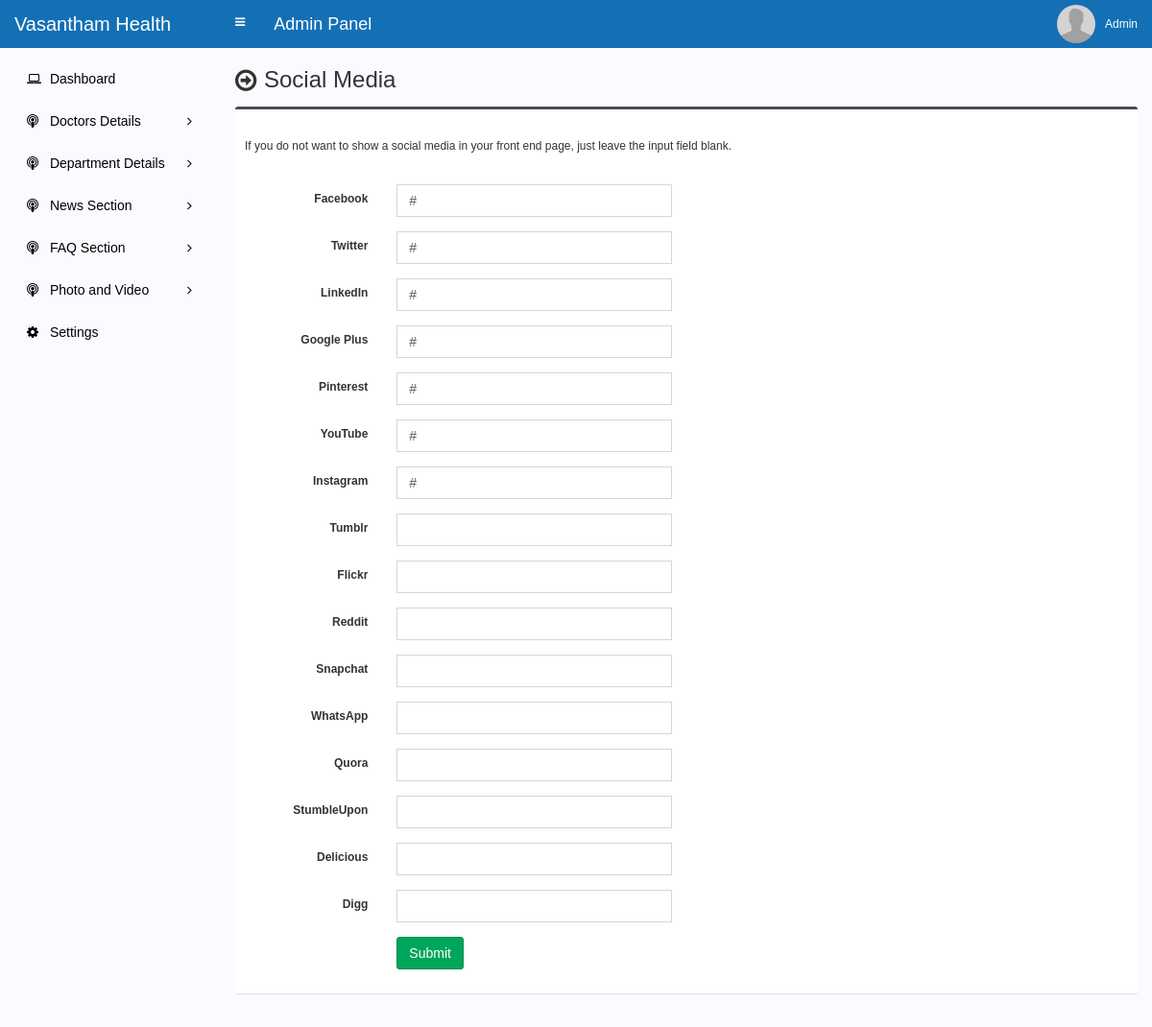
The app's page /admin/social-media.php (signed in) with its own data.
### tables this page shows
CREATE TABLE `social` (
  `social_id` int(11) NOT NULL,
  `social_name` varchar(30) NOT NULL,
  `social_url` varchar(255) NOT NULL,
  `social_icon` varchar(30) NOT NULL
);

### admin/social-media.php (the view, shortened to what this page needs)
<?php require_once('header.php'); ?>
<section class="content-header">
	<div class="content-header-left">
		<h1>Social Media</h1>
	</div>
</section>
<?php
$statement = $pdo->prepare("SELECT * FROM social");
$statement->execute();
$result = $statement->fetchAll(PDO::FETCH_ASSOC);
foreach ($result as $row) {
	if($row['social_name'] == 'Facebook') {
		$facebook = $row['social_url'];
	}
	if($row['social_name'] == 'Twitter') {
		$twitter = $row['social_url'];
	}
	if($row['social_name'] == 'LinkedIn') {
		$linkedin = $row['social_url'];
	}
	if($row['social_name'] == 'Google Plus') {
		$googleplus = $row['social_url'];
	}
	if($row['social_name'] == 'Pinterest') {
		$pinterest = $row['social_url'];
	}
	if($row['social_name'] == 'YouTube') {
		$youtube = $row['social_url'];
	}
	if($row['social_name'] == 'Instagram') {
		$instagram = $row['social_url'];
	}
	if($row['social_name'] == 'Tumblr') {
		$tumblr = $row['social_url'];
	}
	if($row['social_name'] == 'Flickr') {
		$flickr = $row['social_url'];
	}
	if($row['social_name'] == 'Reddit') {
		$reddit = $row['social_url'];
	}
	if($row['social_name'] == 'Snapchat') {
		$snapchat = $row['social_url'];
	}
	if($row['social_name'] == 'WhatsApp') {
		$whatsapp = $row['social_url'];
	}
	if($row['social_name'] == 'Quora') {
		$quora = $row['social_url'];
	}
	if($row['social_name'] == 'StumbleUpon') {
		$stumbleupon = $row['social_url'];
	}
	if($row['social_name'] == 'Delicious') {
		$delicious = $row['social_url'];
	}
	if($row['social_name'] == 'Digg') {
		$digg = $row['social_url'];
	}
}
?>
<section class="content">
	<div class="row">
		<div class="col-md-12">
			<form class="form-horizontal" action="" method="post">
				<div class="box box-info">
					<div class="box-body">
						<p style="padding-bottom: 20px;">If you do not want to show a social media in your front end page, just leave the input field blank.</p>
						<div class="form-group">
							<label for="" class="col-sm-2 control-label">Facebook </label>
							<div class="col-sm-4">
								<input type="text" class="form-control" name="facebook" value="<?php echo $facebook; ?>">
							</div>
						</div>
						<div class="form-group">
							<label for="" class="col-sm-2 control-label">Twitter </label>
							<div class="col-sm-4">
								<input type="text" class="form-control" name="twitter" value="<?php echo $twitter; ?>">
							</div>
						</div>
						<div class="form-group">
							<label for="" class="col-sm-2 control-label">LinkedIn </label>
							<div class="col-sm-4">
								<input type="text" class="form-control" name="linkedin" value="<?php echo $linkedin; ?>">
							</div>
						</div>
						<div class="form-group">
							<label for="" class="col-sm-2 control-label">Google Plus </label>
							<div class="col-sm-4">
								<input type="text" class="form-control" name="googleplus" value="<?php echo $googleplus; ?>">
							</div>
						</div>
						<div class="form-group">
							<label for="" class="col-sm-2 control-label">Pinterest </label>
							<div class="col-sm-4">
								<input type="text" class="form-control" name="pinterest" value="<?php echo $pinterest; ?>">
							</div>
						</div>
						<div class="form-group">
							<label for="" class="col-sm-2 control-label">YouTube </label>
							<div class="col-sm-4">
								<input type="text" class="form-control" name="youtube" value="<?php echo $youtube; ?>">
							</div>
						</div>
						<div class="form-group">
							<label for="" class="col-sm-2 control-label">Instagram </label>
							<div class="col-sm-4">
								<input type="text" class="form-control" name="instagram" value="<?php echo $instagram; ?>">
							</div>
						</div>
						<div class="form-group">
							<label for="" class="col-sm-2 control-label">Tumblr </label>
							<div class="col-sm-4">
								<input type="text" class="form-control" name="tumblr" value="<?php echo $tumblr; ?>">
							</div>
						</div>
						<div class="form-group">
							<label for="" class="col-sm-2 control-label">Flickr </label>
							<div class="col-sm-4">
								<input type="text" class="form-control" name="flickr" value="<?php echo $flickr; ?>">
							</div>
						</div>
						<div class="form-group">
							<label for="" class="col-sm-2 control-label">Reddit </label>
							<div class="col-sm-4">
								<input type="text" class="form-control" name="reddit" value="<?php echo $reddit; ?>">
							</div>
						</div>
						<div class="form-group">
							<label for="" class="col-sm-2 control-label">Snapchat </label>
							<div class="col-sm-4">
								<input type="text" class="form-control" name="snapchat" value="<?php echo $snapchat; ?>">
							</div>
						</div>
						<div class="form-group">
							<label for="" class="col-sm-2 control-label">WhatsApp </label>
							<div class="col-sm-4">
								<input type="text" class="form-control" name="whatsapp" value="<?php echo $whatsapp; ?>">
							</div>
						</div>
						<div class="form-group">
							<label for="" class="col-sm-2 control-label">Quora </label>
							<div class="col-sm-4">
								<input type="text" class="form-control" name="quora" value="<?php echo $quora; ?>">
							</div>
						</div>
						<div class="form-group">
							<label for="" class="col-sm-2 control-label">StumbleUpon </label>
							<div class="col-sm-4">
								<input type="text" class="form-control" name="stumbleupon" value="<?php echo $stumbleupon; ?>">
							</div>
						</div>
						<div class="form-group">
							<label for="" class="col-sm-2 control-label">Delicious </label>
							<div class="col-sm-4">
								<input type="text" class="form-control" name="delicious" value="<?php echo $delicious; ?>">
							</div>
						</div>
						<div class="form-group">
							<label for="" class="col-sm-2 control-label">Digg </label>
							<div class="col-sm-4">
								<input type="text" class="form-control" name="digg" value="<?php echo $digg; ?>">
							</div>
						</div>
						<div class="form-group">
							<label for="" class="col-sm-2 control-label"></label>
							<div class="col-sm-6">
								<button type="submit" class="btn btn-success pull-left" name="form1">Submit</button>
							</div>
						</div>
					</div>
				</div>
			</form>
		</div>
	</div>
</section>
<?php require_once('footer.php'); ?>

### admin/style.css (style rules this page uses)
body { font-size: 12px; font-family: 'verdana', sans-serif; }
.content-header>h1, .content-header .content-header-left h1 { font-family: 'verdana', sans-serif; }
.box-info { padding-top: 20px; }
.content-header { overflow: hidden; }
.content-header .content-header-left { float: left; padding-top: 5px; }
.content-header .content-header-left h1 { margin-top: 0; margin-bottom: 0; padding-left: 30px; font-size: 24px; position: relative; }
.content-header .content-header-left h1:before { position: absolute; top: 0; left: 0; font-family: 'FontAwesome', sans-serif; font-size: 26px; content: '\f18e'; }
.box.box-info { border-top-color: #4c4c4c; }

### records on screen
social: facebook "#"
social: twitter "#"
social: linkedin "#"
social: googleplus "#"
social: pinterest "#"
social: youtube "#"
social: instagram "#"

### other values on screen
$_SESSION['user']['full_name'] "Admin"
